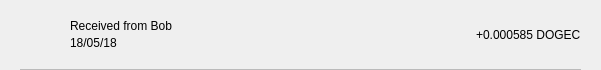
<?xml version="1.0" encoding="UTF-8"?>
<ui version="4.0">
 <class>TxRow</class>
 <widget class="QWidget" name="TxRow">
  <property name="geometry">
   <rect>
    <x>0</x>
    <y>0</y>
    <width>601</width>
    <height>70</height>
   </rect>
  </property>
  <property name="minimumSize">
   <size>
    <width>0</width>
    <height>40</height>
   </size>
  </property>
  <property name="windowTitle">
   <string>Form</string>
  </property>
  <layout class="QVBoxLayout" name="verticalLayout_3">
   <property name="spacing">
    <number>0</number>
   </property>
   <property name="leftMargin">
    <number>0</number>
   </property>
   <property name="topMargin">
    <number>0</number>
   </property>
   <property name="rightMargin">
    <number>0</number>
   </property>
   <property name="bottomMargin">
    <number>0</number>
   </property>
   <item>
    <widget class="QWidget" name="rowContainer" native="true">
     <layout class="QVBoxLayout" name="verticalLayout_2">
      <property name="spacing">
       <number>9</number>
      </property>
      <property name="leftMargin">
       <number>20</number>
      </property>
      <property name="topMargin">
       <number>9</number>
      </property>
      <property name="rightMargin">
       <number>20</number>
      </property>
      <property name="bottomMargin">
       <number>0</number>
      </property>
      <item>
       <widget class="QFrame" name="frame">
        <property name="styleSheet">
         <string notr="true">border:none;</string>
        </property>
        <property name="frameShape">
         <enum>QFrame::StyledPanel</enum>
        </property>
        <property name="frameShadow">
         <enum>QFrame::Raised</enum>
        </property>
        <layout class="QHBoxLayout" name="horizontalLayout" stretch="0,2,0">
         <property name="leftMargin">
          <number>0</number>
         </property>
         <property name="topMargin">
          <number>0</number>
         </property>
         <property name="rightMargin">
          <number>0</number>
         </property>
         <property name="bottomMargin">
          <number>0</number>
         </property>
         <item>
          <widget class="QPushButton" name="icon">
           <property name="styleSheet">
            <string notr="true">border:none;</string>
           </property>
           <property name="text">
            <string/>
           </property>
           <property name="iconSize">
            <size>
             <width>24</width>
             <height>24</height>
            </size>
           </property>
          </widget>
         </item>
         <item>
          <layout class="QVBoxLayout" name="verticalLayout">
           <property name="spacing">
            <number>3</number>
           </property>
           <property name="leftMargin">
            <number>12</number>
           </property>
           <item>
            <widget class="QLabel" name="lblAddress">
             <property name="styleSheet">
              <string notr="true"/>
             </property>
             <property name="text">
              <string>Received from Bob</string>
             </property>
             <property name="alignment">
              <set>Qt::AlignBottom|Qt::AlignLeading|Qt::AlignLeft</set>
             </property>
            </widget>
           </item>
           <item>
            <widget class="QLabel" name="lblDate">
             <property name="styleSheet">
              <string notr="true"/>
             </property>
             <property name="text">
              <string>18/05/18</string>
             </property>
             <property name="alignment">
              <set>Qt::AlignLeading|Qt::AlignLeft|Qt::AlignTop</set>
             </property>
            </widget>
           </item>
          </layout>
         </item>
         <item>
          <widget class="QLabel" name="lblAmount">
           <property name="styleSheet">
            <string notr="true"/>
           </property>
           <property name="text">
            <string>+0.000585 DOGEC</string>
           </property>
          </widget>
         </item>
        </layout>
       </widget>
      </item>
      <item>
       <widget class="QLabel" name="lblDivisory">
        <property name="minimumSize">
         <size>
          <width>0</width>
          <height>1</height>
         </size>
        </property>
        <property name="maximumSize">
         <size>
          <width>16777215</width>
          <height>1</height>
         </size>
        </property>
        <property name="styleSheet">
         <string notr="true">background-color:#bababa;</string>
        </property>
        <property name="text">
         <string/>
        </property>
        <property name="alignment">
         <set>Qt::AlignBottom|Qt::AlignLeading|Qt::AlignLeft</set>
        </property>
       </widget>
      </item>
     </layout>
    </widget>
   </item>
  </layout>
 </widget>
 <resources/>
 <connections/>
</ui>
